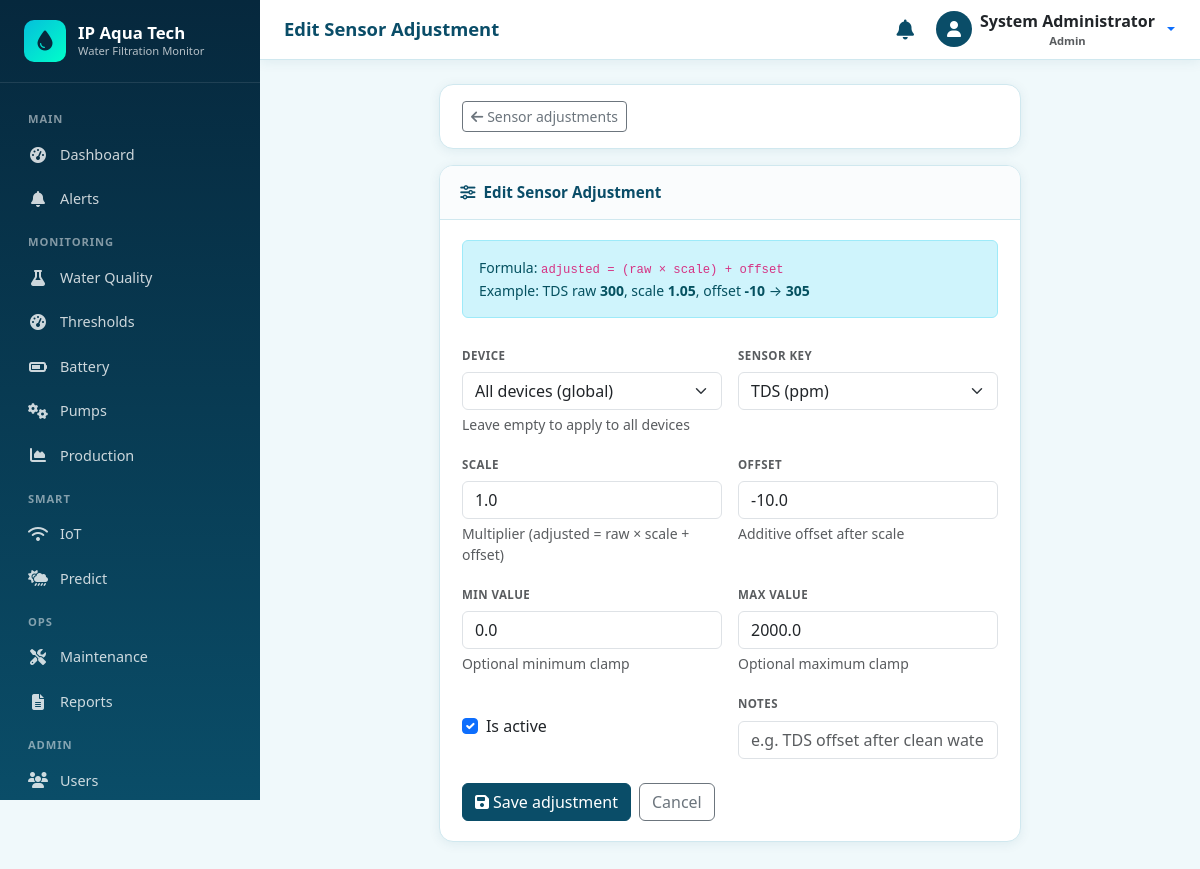
The app's page /iot/sensors/1/edit/ (signed in) with its own data.
### accounts/models.py (models this page shows, shortened)
class User(AbstractUser):
    class Role(models.TextChoices):
        ADMIN = 'ADMIN', 'Admin'
        OPERATOR = 'OPERATOR', 'Operator'
    role = models.CharField(
        max_length=20,
        choices=Role.choices,
        default=Role.OPERATOR,
        help_text='User role determining access level',
    )
    phone = models.CharField(max_length=20, blank=True)
    is_active = models.BooleanField(default=True)
    created_at = models.DateTimeField(auto_now_add=True)
    updated_at = models.DateTimeField(auto_now=True)
    class Meta:
        ordering = ['-date_joined']
        verbose_name = 'User'
        verbose_name_plural = 'Users'
    @property
    def is_admin_user(self):
        return self.role == self.Role.ADMIN or self.is_superuser

### iot/models.py (models this page shows, shortened)
class IoTDevice(models.Model):
    class DeviceType(models.TextChoices):
        WATER_QUALITY = 'WATER_QUALITY', 'Water Quality Sensor'
        SOLAR = 'SOLAR', 'Solar Monitor'
        BATTERY = 'BATTERY', 'Battery Monitor'
        TANK = 'TANK', 'Tank Level Sensor'
        PUMP = 'PUMP', 'Pump Controller'
        MULTI = 'MULTI', 'Multi-Sensor Node'
        OTHER = 'OTHER', 'Other'
    class DeviceStatus(models.TextChoices):
        ONLINE = 'ONLINE', 'Online'
        OFFLINE = 'OFFLINE', 'Offline'
        ERROR = 'ERROR', 'Error'
        MAINTENANCE = 'MAINTENANCE', 'Maintenance'
    name = models.CharField(max_length=100)
    device_id = models.CharField(
        max_length=64,
        unique=True,
        help_text='Unique hardware ID used in Firebase paths',
    )
    device_type = models.CharField(
        max_length=20,
        choices=DeviceType.choices,
        default=DeviceType.MULTI,
    )
    api_key = models.CharField(max_length=64, unique=True, editable=False)
    firebase_path = models.CharField(
        max_length=200,
        blank=True,
        help_text='Firebase RTDB path, e.g. sensors/node1',
    )
    location = models.CharField(max_length=200, blank=True)
    status = models.CharField(
        max_length=20,
        choices=DeviceStatus.choices,
        default=DeviceStatus.OFFLINE,
    )
    is_active = models.BooleanField(default=True)
    last_seen = models.DateTimeField(null=True, blank=True)
    firmware_version = models.CharField(max_length=50, blank=True)
    notes = models.TextField(blank=True)
    created_at = models.DateTimeField(auto_now_add=True)
    updated_at = models.DateTimeField(auto_now=True)
    class Meta:
        ordering = ['name']
        verbose_name = 'IoT Device'
        verbose_name_plural = 'IoT Devices'
    def __str__(self):
        return f'{self.name} ({self.device_id})'

class SensorCalibration(models.Model):
    class SensorKey(models.TextChoices):
        PH = 'ph', 'pH'
        TDS = 'tds', 'TDS (ppm)'
        TURBIDITY = 'turbidity', 'Turbidity (NTU)'
        TEMPERATURE = 'temperature', 'Temperature (°C)'
        FLOW_RATE = 'flow_rate', 'Flow Rate'
        WATER_PRESSURE = 'water_pressure', 'Water Pressure'
        WATER_LEVEL = 'water_level', 'Water Level %'
        VOLTAGE = 'voltage', 'Solar Voltage'
        CURRENT = 'current', 'Solar Current'
        POWER = 'power', 'Solar Power'
        BATTERY_PERCENT = 'battery_percent', 'Battery %'
        TANK_LEVEL = 'tank_level', 'Tank Level %'
    device = models.ForeignKey(
        IoTDevice,
        on_delete=models.CASCADE,
        null=True,
        blank=True,
        related_name='calibrations',
        help_text='Leave empty to apply to all devices',
    )
    sensor_key = models.CharField(max_length=40, choices=SensorKey.choices)
    scale = models.FloatField(
        default=1.0,
        help_text='Multiplier (adjusted = raw × scale + offset)',
    )
    offset = models.FloatField(
        default=0.0,
        help_text='Additive offset after scale',
    )
    min_value = models.FloatField(
        null=True,
        blank=True,
        help_text='Optional minimum clamp',
    )
    max_value = models.FloatField(
        null=True,
        blank=True,
        help_text='Optional maximum clamp',
    )
    is_active = models.BooleanField(default=True)
    notes = models.CharField(max_length=200, blank=True)
    updated_at = models.DateTimeField(auto_now=True)
    created_at = models.DateTimeField(auto_now_add=True)
    class Meta:
        ordering = ['sensor_key', 'device_id']
        verbose_name = 'Sensor Calibration'
        verbose_name_plural = 'Sensor Calibrations'
        unique_together = [('device', 'sensor_key')]
    def apply(self, raw_value) -> float:
        """Apply scale/offset/clamp to a numeric reading."""
        try:
            val = float(raw_value) * float(self.scale) + float(self.offset)
        except (TypeError, ValueError):
            return raw_value
        if self.min_value is not None:
            val = max(float(self.min_value), val)
        if self.max_value is not None:
            val = min(float(self.max_value), val)
        return val

### iot/views.py (the view)
# urls.py: path('sensors/<int:pk>/edit/', views.sensor_calibration_edit, name='sensor_calibration_edit'),
@login_required
@require_http_methods(['GET', 'POST'])
def sensor_calibration_edit(request, pk):
    from .forms import SensorCalibrationForm
    cal = get_object_or_404(SensorCalibration, pk=pk)
    form = SensorCalibrationForm(request.POST or None, instance=cal)
    if request.method == 'POST' and form.is_valid():
        form.save()
        messages.success(request, 'Sensor adjustment updated.')
        return redirect('iot:sensor_calibration_list')
    return render(request, 'iot/sensor_calibration_form.html', {
        'form': form,
        'title': 'Edit Sensor Adjustment',
        'calibration': cal,
    })

### notifications/context_processors.py (called while the page is built)
def unread_notifications(request):
    if request.user.is_authenticated:
        count = Notification.objects.filter(
            is_read=False,
            is_resolved=False,
        ).filter(
            models_q(request.user)
        ).count()
        recent = Notification.objects.filter(
            is_resolved=False,
        ).filter(
            models_q(request.user)
        )[:5]
        return {
            'unread_notification_count': count,
            'recent_notifications': recent,
        }
    return {
        'unread_notification_count': 0,
        'recent_notifications': [],
    }

def models_q(user):
    from django.db.models import Q
    return Q(recipient__isnull=True) | Q(recipient=user)

### templates/iot/sensor_calibration_form.html (shortened to what this page needs)
{% extends 'base.html' %}
{% block page_title %}{{ title }}{% endblock %}
{% block content %}
<div class="row justify-content-center">
  <div class="col-lg-8">
    <div class="card card-aqua mb-3">
      <div class="card-body py-3">
        <a href="{% url 'iot:sensor_calibration_list' %}" class="btn btn-outline-secondary btn-sm">
          <i class="fas fa-arrow-left me-1"></i>Sensor adjustments
        </a>
      </div>
    </div>
    <div class="card card-aqua">
      <div class="card-header">
        <span><i class="fas fa-sliders me-2"></i>{{ title }}</span>
      </div>
      <div class="card-body">
        <div class="alert alert-info small mb-4">
          Formula: <code>adjusted = (raw × scale) + offset</code>
          <br>
          Example: TDS raw <strong>300</strong>, scale <strong>1.05</strong>, offset <strong>-10</strong>
          → <strong>305</strong>
        </div>
        <form method="post">
          <div class="row g-3">
            {% for field in form %}
            <div class="col-md-6">
              {% if field.name == 'is_active' %}
              <div class="form-check mt-md-4">
                {{ field }}
                <label class="form-check-label" for="{{ field.id_for_label }}">{{ field.label }}</label>
              </div>
              {% else %}
              <label class="form-label small fw-semibold text-muted text-uppercase" style="letter-spacing:0.04em;font-size:0.72rem;">
                {{ field.label }}
              </label>
              {{ field }}
              {% endif %}
              {% if field.help_text %}<div class="form-text">{{ field.help_text }}</div>{% endif %}
            </div>
            {% endfor %}
          </div>
          <div class="mt-4 d-flex flex-wrap gap-2">
            <button type="submit" class="btn btn-primary">
              <i class="fas fa-save me-1"></i>Save adjustment
            </button>
            <a href="{% url 'iot:sensor_calibration_list' %}" class="btn btn-outline-secondary">Cancel</a>
          </div>
        </form>
      </div>
    </div>
  </div>
</div>
{% endblock %}

### templates/base.html (shortened to what this page needs)
{% load static %}
<!DOCTYPE html>
<html lang="en">
<head>
  <link href="https://cdn.jsdelivr.net/npm/bootstrap@5.3.3/dist/css/bootstrap.min.css" rel="stylesheet">
  <link href="https://cdnjs.cloudflare.com/ajax/libs/font-awesome/6.5.1/css/all.min.css" rel="stylesheet">
  <link href="{% static 'css/style.css' %}" rel="stylesheet">
</head>
<body {% if chart_url %}data-chart-url="{{ chart_url }}"{% endif %} {% block body_attrs %}{% endblock %}>
  {% if user.is_authenticated %}
  {% include 'includes/sidebar.html' %}
  <div class="main-wrapper">
    <header class="topbar">
      <div class="d-flex align-items-center gap-3">
        <h1 class="page-title">{% block page_title %}Dashboard{% endblock %}</h1>
      </div>
      <div class="d-flex align-items-center gap-3">
        <a href="{% url 'notifications:notification_list' %}" class="btn btn-link text-aqua position-relative p-1">
          <i class="fas fa-bell fa-lg"></i>
        </a>
        <div class="dropdown">
          <button class="btn btn-link text-decoration-none dropdown-toggle d-flex align-items-center gap-2 p-0" type="button" data-bs-toggle="dropdown">
            <span class="rounded-circle bg-aqua d-inline-flex align-items-center justify-content-center text-white" style="width:36px;height:36px;background:var(--aqua-primary);">
              <i class="fas fa-user"></i>
            </span>
            <span class="d-none d-md-inline text-dark fw-semibold">
              {{ user.get_full_name|default:user.username }}
              <small class="d-block text-muted" style="font-size:0.7rem;">{{ user.get_role_display }}</small>
            </span>
          </button>
        </div>
      </div>
    </header>
    <div class="content-area">
      {% block content %}{% endblock %}
    </div>
  </div>
  {% else %}
    {% block auth_content %}{% endblock %}
  {% endif %}
</body>
</html>

### static/css/style.css (style rules this page uses)
:root { --aqua-primary: #0a4d68; --aqua-secondary: #088395; --aqua-accent: #05bfdb; --aqua-light: #00ffca; --aqua-bg: #f0f9fb; --aqua-sidebar: #06283d; --aqua-sidebar-hover: #0a4d68; --aqua-card: #ffffff; --status-normal: #198754; --status-warning: #ffc107; --status-critical: #dc3545; --status-info: #0dcaf0; --text-dark: #1a1a2e; --text-muted: #6c757d; --border-color: #d0e8ef; --sidebar-width: 260px; --topbar-height: 60px; --radius: 12px; --shadow: 0 2px 12px rgba(10, 77, 104, 0.08); --shadow-lg: 0 8px 30px rgba(10, 77, 104, 0.12); }
* { box-sizing: border-box; }
body { font-family: 'Segoe UI', system-ui, -apple-system, sans-serif; background: var(--aqua-bg); color: var(--text-dark); min-height: 100vh; overflow-x: hidden; }
.main-wrapper { margin-left: var(--sidebar-width); min-height: 100vh; transition: margin-left 0.3s ease; }
.topbar { height: var(--topbar-height); background: var(--aqua-card); border-bottom: 1px solid var(--border-color); display: flex; align-items: center; justify-content: space-between; padding: 0 1.5rem; position: sticky; top: 0; z-index: 1030; box-shadow: var(--shadow); }
.topbar .page-title { font-weight: 700; color: var(--aqua-primary); font-size: 1.15rem; margin: 0; }
.content-area { padding: 1.5rem 1.75rem 2.5rem; max-width: 1280px; }
.card-aqua { background: var(--aqua-card); border-radius: 14px; border: 1px solid var(--border-color); box-shadow: var(--shadow); overflow: hidden; }
.card-aqua .card-header { background: #fafcfd; border-bottom: 1px solid var(--border-color); padding: 0.95rem 1.25rem; font-weight: 650; color: var(--aqua-primary); display: flex; align-items: center; justify-content: space-between; flex-wrap: wrap; gap: 0.5rem; font-size: 0.95rem; }
.card-aqua .card-body { padding: 1.25rem 1.35rem; }
.btn-primary { background: var(--aqua-primary); border-color: var(--aqua-primary); }
.form-label { font-weight: 600; font-size: 0.875rem; color: var(--aqua-primary); }
.text-aqua { color: var(--aqua-primary) !important; }
.fw-semibold { font-weight: 600; }

### records on screen
User: get_full_name "System Administrator", role "Admin"
IoTDevice: form "All devices (global)"
SensorCalibration: form "TDS (ppm)" "1.0" "-10.0" "0.0" "2000.0", form "☑"

### other values on screen
{{ title }} "Edit Sensor Adjustment"
{{ field.label }} "DEVICE" "SENSOR KEY" "SCALE" "OFFSET" "MIN VALUE" "MAX VALUE" "NOTES"
{{ field.help_text }} "Leave empty to apply to all devices" "Multiplier (adjusted = raw × scale + offset)" "Additive offset after scale" "Optional minimum clamp" "Optional maximum clamp"
{{ field.label }} "Is active"
